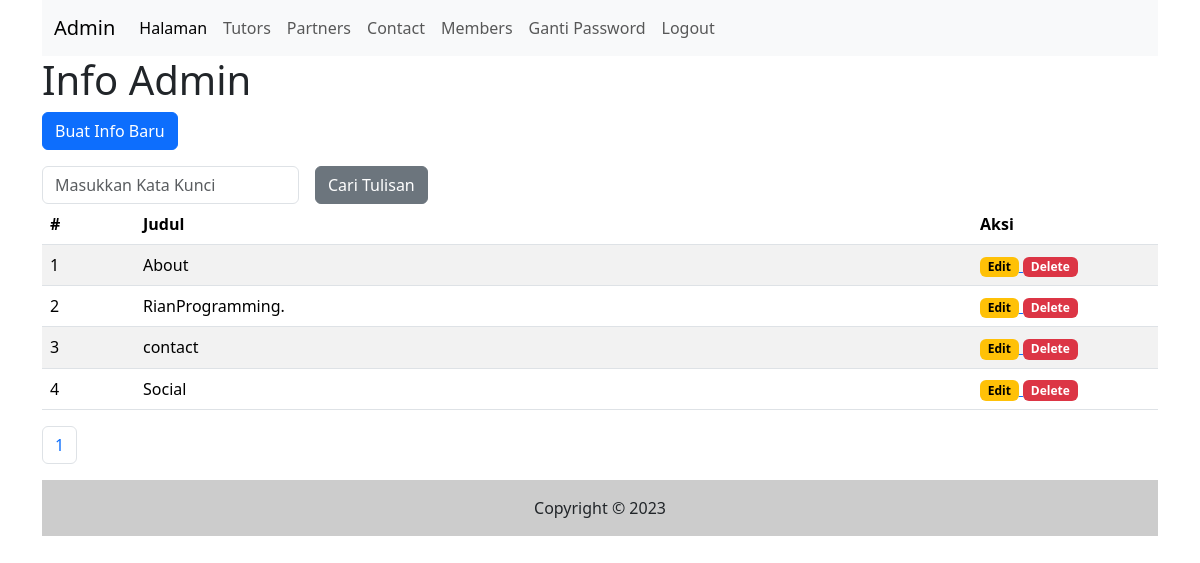
Screenshot of /admin/info.php (signed in) with the database file from the repository.
### tables this page shows
CREATE TABLE `info` (
  `id` int(11) NOT NULL,
  `judul` varchar(255) NOT NULL,
  `isi` text NOT NULL,
  `tgl_isi` timestamp NOT NULL DEFAULT current_timestamp() ON UPDATE current_timestamp()
);

### admin/info.php (the view, shortened to what this page needs)
<?php include("inc_header.php") ?>
<?php
$katakunci = (isset($_GET['katakunci'])) ? $_GET['katakunci'] : "";
?>
<h1>Info Admin</h1>
<p>
    <a href="info_input.php">
        <input type="button" class="btn btn-primary" value="Buat Info Baru" />
    </a>
</p>
<form class="row g-3" methode="get">
    <div class="col-auto">
        <input type="text" class="form-control" placeholder="Masukkan Kata Kunci" name="katakunci"
            value="<?php echo $katakunci ?>" />
    </div>
    <div class="col-auto">
        <input type="submit" name="cari" value="Cari Tulisan" class="btn btn-secondary">
    </div>
</form>
<table class="table table-striped">
    <thead>
        <tr>
            <th class="col-1">#</th>
            <th>Judul</th>
            <th class="col-2">Aksi</th>
        </tr>
    </thead>
    <tbody>
        <?php
        $sqltambahan = "";
        $per_info = 5;
        $sql1   = "select * from info $sqltambahan";
        $page   = isset($_GET['page'])?(int)$_GET['page']:1;
        $mulai  = ($page > 1)?($page*$per_info) - $per_info : 0;
        $q1     = mysqli_query($koneksi, $sql1);
        $total  = mysqli_num_rows($q1);
        $pages  = ceil($total/$per_info);
        $nomor  = $mulai + 1;
        $sql1   = $sql1." order by id desc limit $mulai,$per_info";
        $q1     = mysqli_query($koneksi, $sql1);
        while ($r1 = mysqli_fetch_array($q1)) {
            ?>
            <tr>
                <td>
                    <?php echo $nomor++ ?>
                </td>
                <td>
                    <?php echo $r1['judul'] ?>
                </td>
                <td>
                    <a href="info_input.php?id=<?php echo $r1['id']?>">
                    <span class="badge text-bg-warning">Edit</span>
                    </a>
                    <a href="info.php?op=delete&id=<?php echo $r1['id']?>" onclick="return confirm('Ingin hapus data?')">
                    <span class="badge text-bg-danger">Delete</span>
                    </a>
                </td>
            </tr>
            <?php
        }
        ?>
    </tbody>
</table>
<nav aria-label="Page navigation example">
        <ul class="pagination">
        <?php
        $cari = (isset($_GET['cari']))?$_GET['cari'] : "";
        for($i=1; $i <= $pages; $i++){
            ?>
            <li class="page-item">
                <a class="page-link" href="info.php?katakunci=<?php echo $katakunci?>&cari=<?php echo $cari?>&page=<?php echo $i?>"><?php echo $i?></a>
            </li>
            <?php
        }
        ?>
        </ul>
</nav>
<?php include("inc_footer.php") ?>

### rows the page displays
info: judul "About"
info: judul "RianProgramming."
info: judul "contact"
info: judul "Social"
